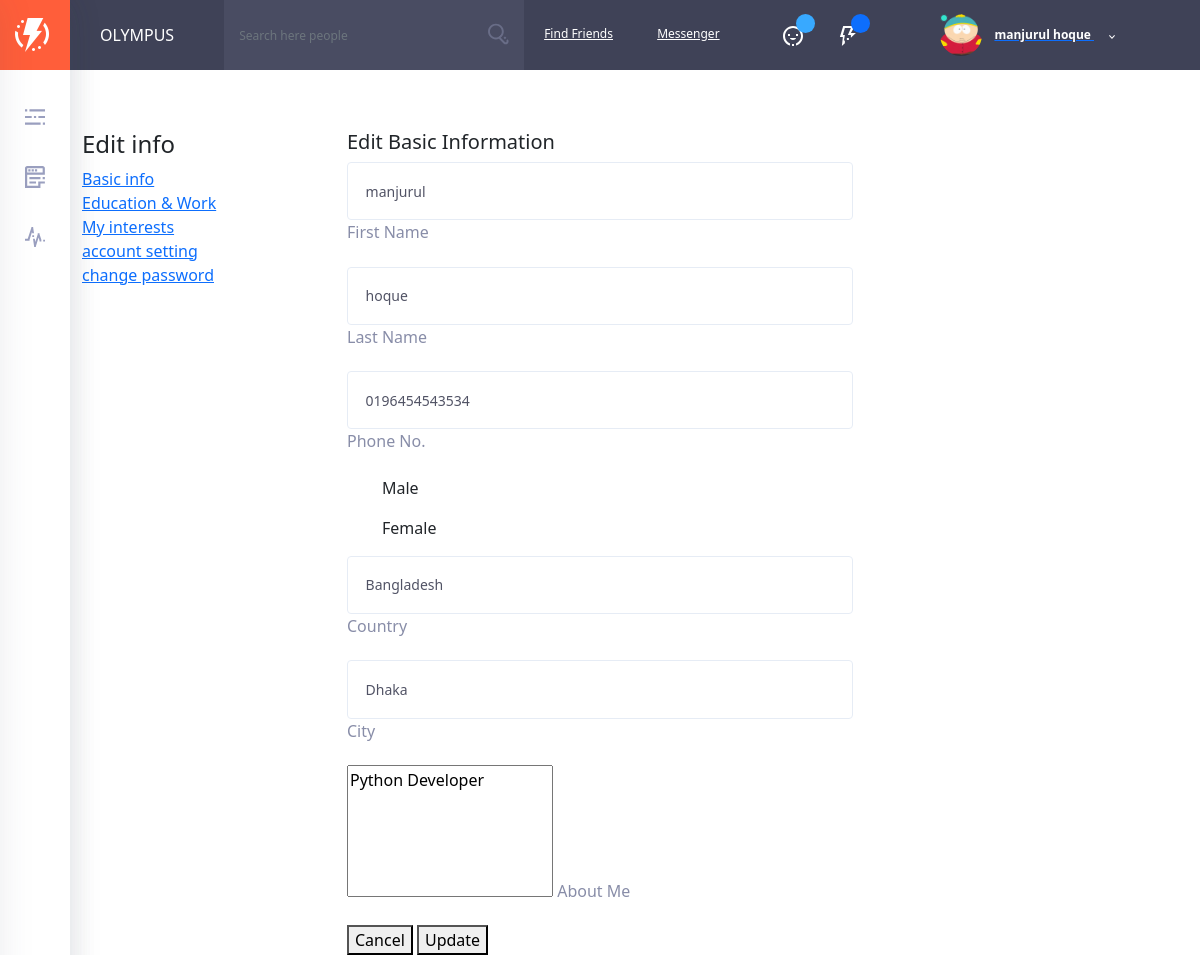
The page /timeline/edit-profile (signed in) on the database its author committed.
### accounts/models.py (models this page shows, shortened)
class User(AbstractUser):
    username = models.CharField(
        'username',
        max_length=50,
        unique=True,
        help_text='Required. 50 characters or fewer. Letters, digits and @/./+/-/_ only.',
        error_messages={
            'unique': "A user with that username already exists.",
        },
    )
    email = models.EmailField(unique=True, blank=False,
                              error_messages={
                                  'unique': "A user with that email already exists.",
                              })
    gender = models.CharField(max_length=20)
    status = models.BooleanField(default=False)
    about = models.TextField(blank=True)
    USERNAME_FIELD = "email"
    REQUIRED_FIELDS = ["username", "gender"]

### userprofile/models.py (models this page shows, shortened)
class Profile(models.Model):
    user = models.OneToOneField(User, on_delete=models.DO_NOTHING, related_name='profile')
    profile_image = models.ImageField(upload_to='avatars', default='avatars/guest.png')
    cover_image = models.ImageField(upload_to='avatars', default='avatars/cover.png')
    phone = models.CharField(max_length=20, blank=True)
    city = models.CharField(max_length=20, blank=True)
    country = models.CharField(max_length=20, blank=True)

### userprofile/views.py (the view, shortened to what this page needs)
# urls.py: path('edit-profile', ProfileEditView.as_view(), name="edit-profile"),
class ProfileEditView(UpdateView):
    model = Profile
    template_name = "profile/edit-my-profile.html"
    context_object_name = "profile"
    object = None
    fields = "__all__"
    def get_object(self, queryset=None):
        return self.request.user.profile

### templates/profile/edit-my-profile.html (shortened to what this page needs)
{% extends 'base.html' %}
{% block content %}
    <section>
        <div class="gap gray-bg">
            <div class="container-fluid">
                <div class="row">
                    <div class="col-lg-12">
                        <div class="row" id="page-contents">
                            <div class="col-lg-3">
                                <aside class="sidebar static">
                                    <div class="widget stick-widget">
                                        <h4 class="widget-title">Edit info</h4>
                                        <ul class="naves">
                                            <li>
                                                <a href="edit-profile-basic.html" title="">Basic info</a>
                                            </li>
                                            <li>
                                                <a href="edit-work-eductation.html" title="">Education & Work</a>
                                            </li>
                                            <li>
                                                <a href="edit-interest.html" title="">My interests</a>
                                            </li>
                                            <li>
                                                <a href="edit-account-setting.html" title="">account setting</a>
                                            </li>
                                            <li>
                                                <a href="edit-password.html" title="">change password</a>
                                            </li>
                                        </ul>
                                    </div>
                                </aside>
                            </div>
                            <div class="col-lg-6">
                                <div class="central-meta">
                                    <div class="editing-info">
                                        <h5 class="f-title"> Edit Basic Information</h5>
                                        <form method="post" action="">
                                            <div class="form-group half">
                                                <input type="text" id="input" name="first_name" required="required" value="{{ request.user.first_name }}"/>
                                                <label class="control-label" for="input">First Name</label>
                                            </div>
                                            <div class="form-group half">
                                                <input type="text" name="last_name" required="required" value="{{ request.user.last_name }}"/>
                                                <label class="control-label" for="input">Last Name</label>
                                            </div>
                                            <div class="form-group">
                                                <input type="text" name="phone" required="required" value="{{ profile.phone }}"/>
                                                <label class="control-label" for="input">Phone No.</label>
                                            </div>
                                            <div class="form-radio">
                                                <div class="radio">
                                                    <label>
                                                        <input type="radio" {% if request.user.gender == "male" %} checked="checked" {% endif %} name="gender" value="male">Male
                                                    </label>
                                                </div>
                                                <div class="radio">
                                                    <label>
                                                        <input type="radio" {% if request.user.gender == "female" %} checked="checked" {% endif %} name="gender" value="female">Female
                                                    </label>
                                                </div>
                                            </div>
                                            <div class="form-group">
                                                <input type="text" name="country" required="required" value="{{ profile.country }}"/>
                                                <label class="control-label" for="input">Country</label>
                                            </div>
                                            <div class="form-group">
                                                <input type="text" name="city" required="required" value="{{ profile.city }}"/>
                                                <label class="control-label" for="input">City</label>
                                            </div>
                                            <div class="form-group">
                                                <textarea rows="4" id="textarea" required="required" name="about">{{ request.user.about }}</textarea>
                                                <label class="control-label" for="textarea">About Me</label>
                                            </div>
                                            <div class="submit-btns">
                                                <button type="button" class="mtr-btn"><span>Cancel</span></button>
                                                <button type="submit" class="mtr-btn"><span>Update</span></button>
                                            </div>
                                        </form>
                                    </div>
                                </div>
                            </div>
                            <div class="col-lg-3">
                            </div>
                        </div>
                    </div>
                </div>
            </div>
        </div>
    </section>
{% endblock %}

### templates/includes/header.html (shortened to what this page needs)
{% load static %}
<div class="fixed-sidebar">
    <div class="fixed-sidebar-left sidebar--small" id="sidebar-left">
        <a href="{% url 'core:home' %}" class="logo">
            <div class="img-wrap">
                <img src="{% static 'img/logo.webp' %}" alt="olympus">
            </div>
        </a>
        <div class="mCustomScrollbar" data-mcs-theme="dark">
            <ul class="left-menu">
                <li>
                    <a href="#" class="js-sidebar-open">
                        <svg class="olymp-menu-icon left-menu-icon" data-toggle="tooltip" data-placement="right"
                             data-original-title="OPEN MENU">
                            <use xlink:href="#olymp-menu-icon"></use>
                        </svg>
                    </a>
                </li>
                <li>
                    <a href="{% url 'core:home' %}">
                        <svg class="olymp-newsfeed-icon left-menu-icon" data-toggle="tooltip" data-placement="right"
                             data-original-title="NEWSFEED">
                            <use xlink:href="#olymp-newsfeed-icon"></use>
                        </svg>
                    </a>
                </li>
                <li>
                    <a href="">
                        <svg class="olymp-stats-icon left-menu-icon" data-toggle="tooltip" data-placement="right"
                             data-original-title="My profile">
                            <use xlink:href="#olymp-stats-icon"></use>
                        </svg>
                    </a>
                </li>
            </ul>
        </div>
    </div>
</div>
<header class="header" id="site-header">
    <div class="page-title" style="cursor: pointer;" data-link="{% url 'core:home' %}"
         onclick="window.location.href=$(this).data('link');">
        <h6>olympus</h6>
    </div>
    <div class="header-content-wrapper">
        <form class="search-bar w-search notification-list friend-requests">
            <div class="form-group with-button">
                <input class="form-control js-user-searchh" placeholder="Search here people" type="text">
                <button>
                    <svg class="olymp-magnifying-glass-icon">
                        <use xlink:href="#olymp-magnifying-glass-icon"></use>
                    </svg>
                </button>
            </div>
        </form>
        <a href="{% url 'friends:find-friends' %}" class="link-find-friend">Find Friends</a>
        <a href="{% url 'communications:all-messages' %}" class="link-find-friend">Messenger</a>
        <div class="control-block">
            <div class="control-icon more has-items">
                <svg class="olymp-happy-face-icon">
                    <use xlink:href="#olymp-happy-face-icon"></use>
                </svg>
                <div class="label-avatar bg-blue" id="total-friend-requests"></div>
            </div>
            <div class="control-icon more has-items">
                <svg class="olymp-thunder-icon">
                    <use xlink:href="#olymp-thunder-icon"></use>
                </svg>
                <div class="label-avatar bg-primary" id="notification-count"></div>
            </div>
            <div class="author-page author vcard inline-items more">
                <div class="author-thumb">
                    <img alt="author" src="{{ user.profile.profile_image.url }}" style="width: 42px; height: 42px"
                         class="avatar">
                    <span class="icon-status online"></span>
                </div>
                <a href="#" class="author-name fn">
                    <div class="author-title">
                        {{ user.get_full_name }}
                        <svg class="olymp-dropdown-arrow-icon">
                            <use xlink:href="#olymp-dropdown-arrow-icon"></use>
                        </svg>
                    </div>
                </a>
            </div>
        </div>
    </div>
</header>
<div class="header-spacer"></div>

### static/css/chat.css (style rules this page uses)
body { margin-top: 20px; }

### rows shown on the page
User: profile.profile_image (picture), get_full_name "manjurul hoque", first_name "manjurul", last_name "hoque", about "Python Developer"
Profile: phone "0196454543534", country "Bangladesh", city "Dhaka"
